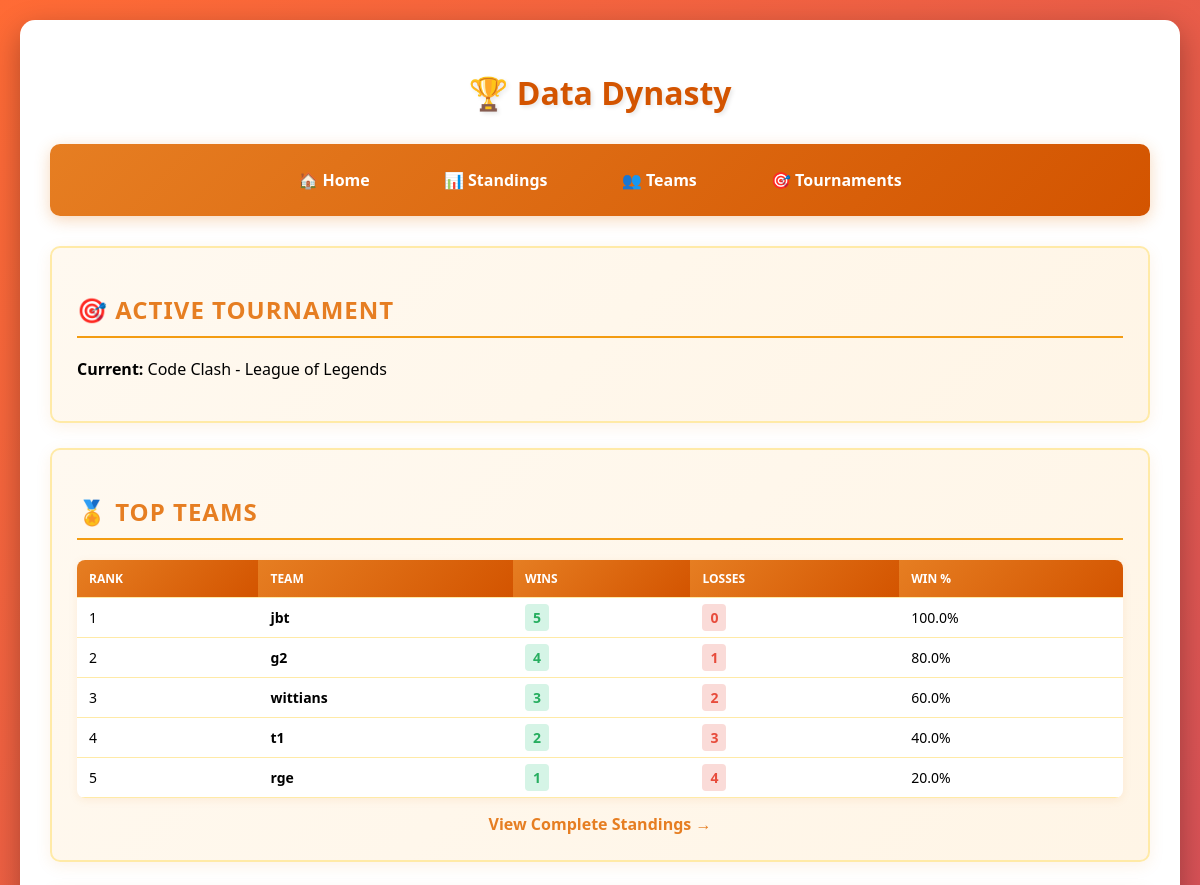
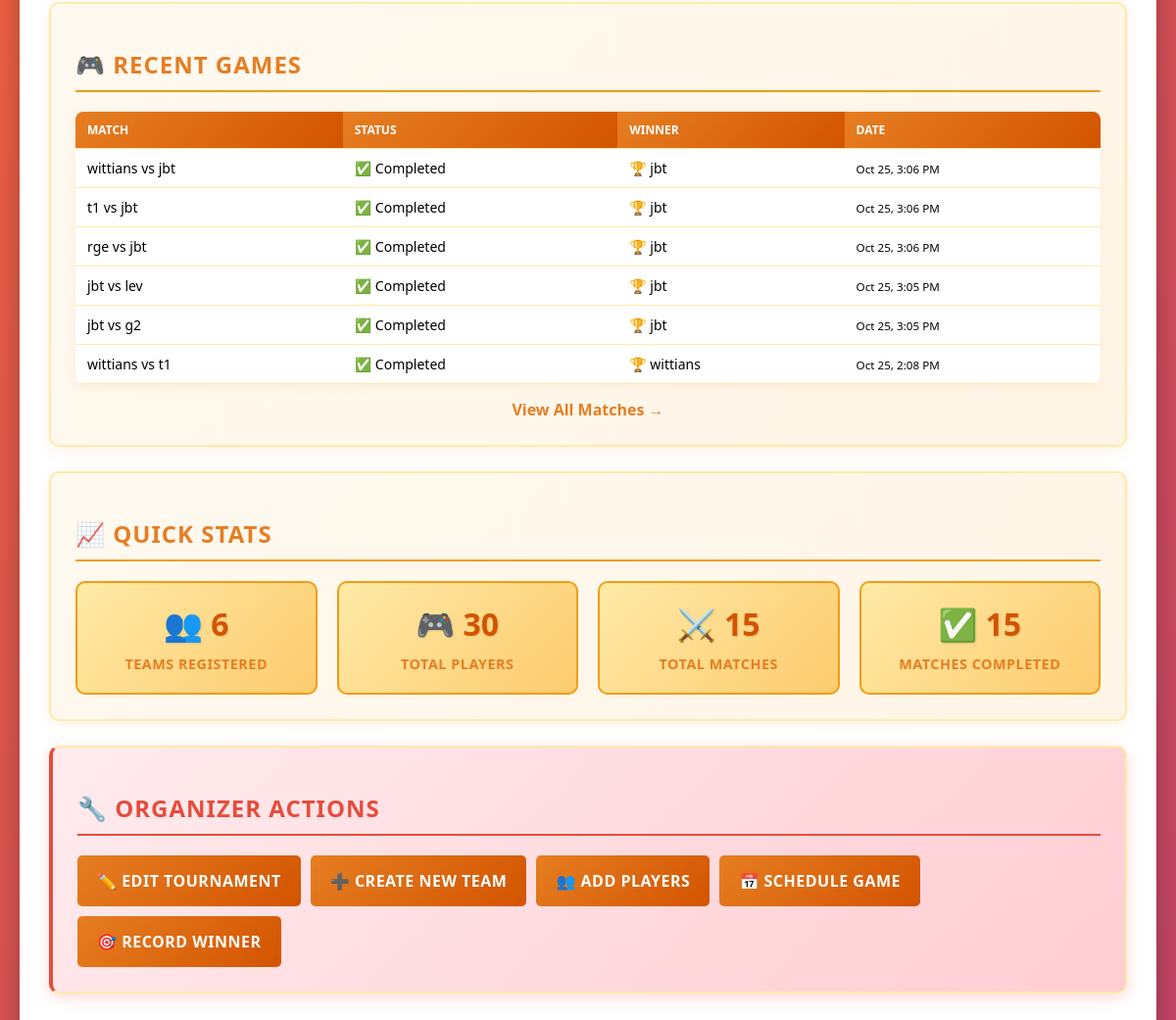
Page /home.php on the earlier database version (2 pictures, top to bottom).
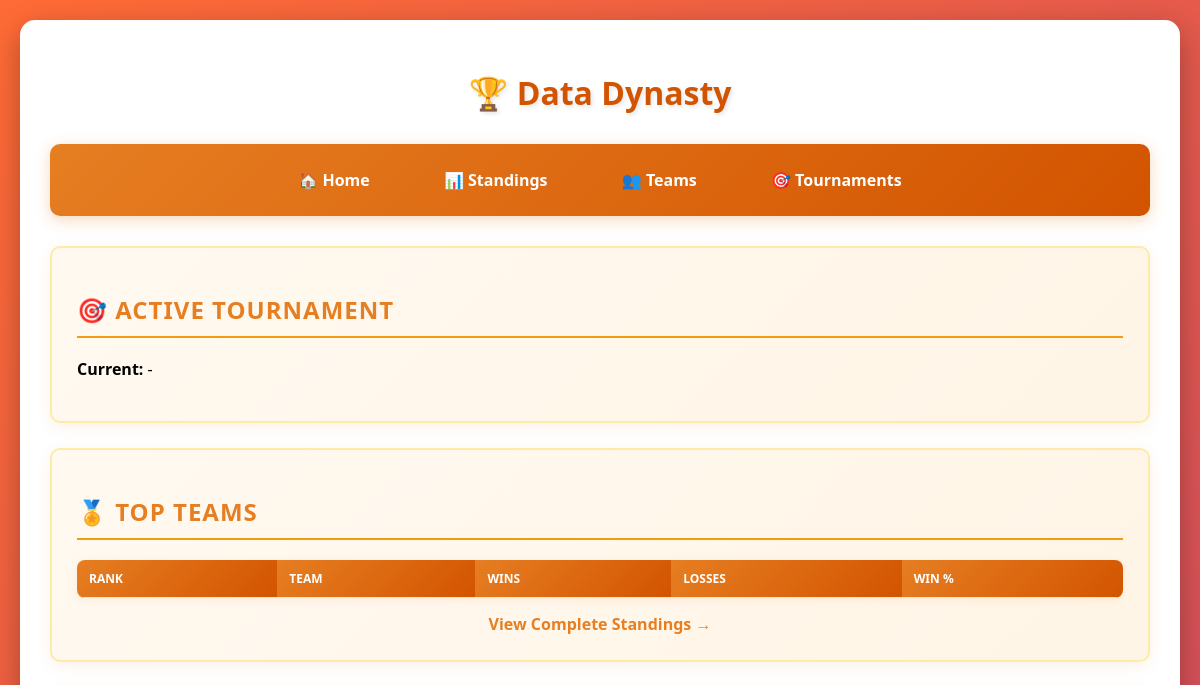
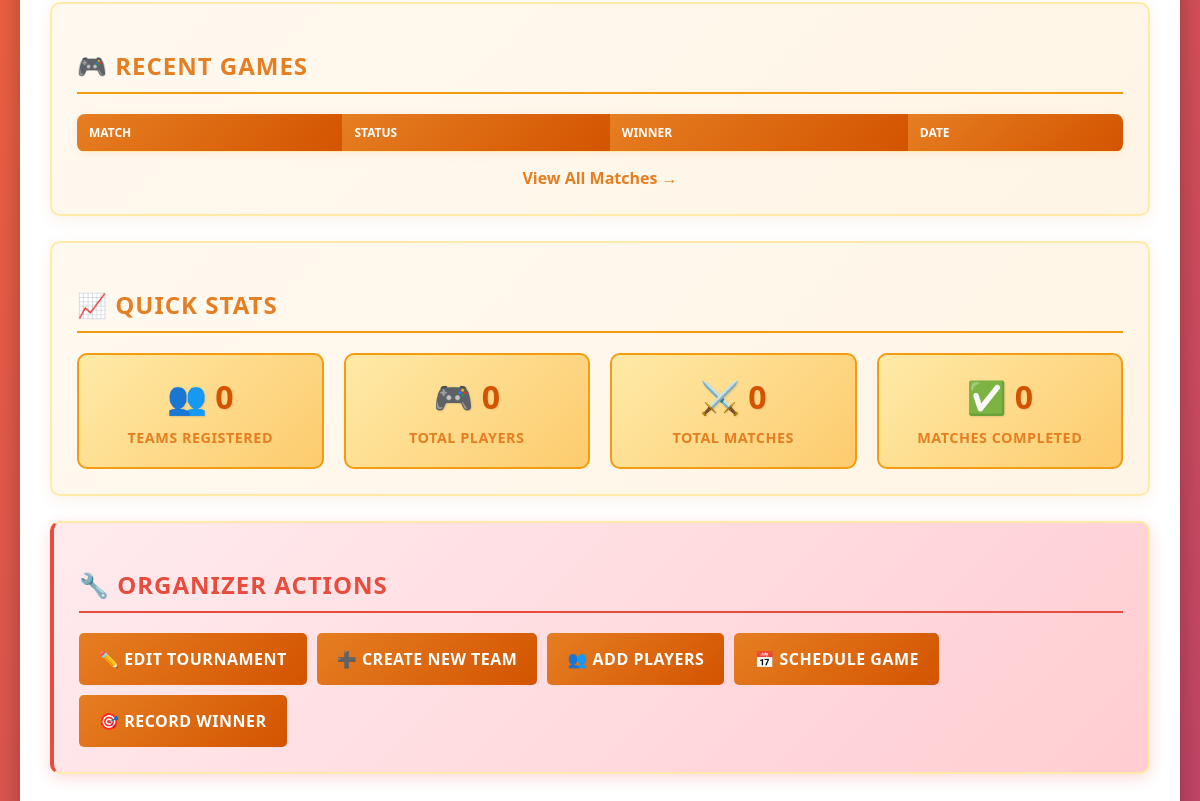
Same page on the later database version (2 pictures, top to bottom).
### tables this page shows
CREATE TABLE `tournaments` (
  `id` int NOT NULL AUTO_INCREMENT,
  `name` varchar(100) NOT NULL,
  `game_title` varchar(100) DEFAULT NULL,
  `start_date` date DEFAULT NULL,
  `end_date` date DEFAULT NULL,
  `status` enum('upcoming','active','completed') DEFAULT 'upcoming',
  `created_at` timestamp NULL DEFAULT CURRENT_TIMESTAMP,
  PRIMARY KEY (`id`)
);

CREATE TABLE `teams` (
  `id` int NOT NULL AUTO_INCREMENT,
  `name` varchar(100) NOT NULL,
  `wins` int DEFAULT '0',
  `losses` int DEFAULT '0',
  `created_at` timestamp NULL DEFAULT CURRENT_TIMESTAMP,
  PRIMARY KEY (`id`)
);

CREATE TABLE `matches` (
  `id` int NOT NULL AUTO_INCREMENT,
  `tournament_id` int DEFAULT NULL,
  `round_number` int DEFAULT '1',
  `match_number` int DEFAULT NULL,
  `team1_id` int DEFAULT NULL,
  `team2_id` int DEFAULT NULL,
  `winner_id` int DEFAULT NULL,
  `status` enum('scheduled','live','completed','cancelled') DEFAULT 'scheduled',
  `scheduled_time` datetime DEFAULT NULL,
  `created_at` timestamp NULL DEFAULT CURRENT_TIMESTAMP,
  PRIMARY KEY (`id`),
  KEY `tournament_id` (`tournament_id`),
  KEY `team1_id` (`team1_id`),
  KEY `team2_id` (`team2_id`),
  KEY `winner_id` (`winner_id`),
  CONSTRAINT `matches_ibfk_1` FOREIGN KEY (`tournament_id`) REFERENCES `tournaments` (`id`) ON DELETE CASCADE,
  CONSTRAINT `matches_ibfk_2` FOREIGN KEY (`team1_id`) REFERENCES `teams` (`id`),
  CONSTRAINT `matches_ibfk_3` FOREIGN KEY (`team2_id`) REFERENCES `teams` (`id`),
  CONSTRAINT `matches_ibfk_4` FOREIGN KEY (`winner_id`) REFERENCES `teams` (`id`)
);

### home.php (the view, shortened to what this page needs)
<?php require_once 'database.php'; ?>
<!DOCTYPE html>
<html>
<head>
    <link rel="stylesheet" href="design.css">
</head>
<body>
    <div class="container">
        <h1>🏆 Data Dynasty</h1>
        <div class="menu">
            <a href="home.php">🏠 Home</a>
            <a href="view_standings.php">📊 Standings</a>
            <a href="view_teams.php">👥 Teams</a>
            <a href="tournaments.php">🎯 Tournaments</a>
        </div>
        <div class="card">
            <h2>🎯 Active Tournament</h2>
            <?php
            $tournament = $database->query("SELECT * FROM tournaments WHERE status = 'active' LIMIT 1")->fetch();
            if (!$tournament) {
                $database->exec("INSERT INTO tournaments (name, game_title, status) VALUES ('Main Tournament', 'General Esports', 'active')");
                $tournament = $database->query("SELECT * FROM tournaments WHERE status = 'active' LIMIT 1")->fetch();
            }
            ?>
            <p><strong>Current:</strong> <?= $tournament['name'] ?> - <?= $tournament['game_title'] ?></p>
        </div>
        <div class="card">
            <h2>🏅 Top Teams</h2>
            <table>
                <tr><th>Rank</th><th>Team</th><th>Wins</th><th>Losses</th><th>Win %</th></tr>
                <?php
                $get_teams = $database->query("
                    SELECT t.*, (t.wins + t.losses) as total_games,
                           CASE WHEN (t.wins + t.losses) > 0
                                THEN ROUND((t.wins / (t.wins + t.losses)) * 100, 1)
                                ELSE 0 END as win_pct
                    FROM teams t
                    JOIN tournament_teams tt ON t.id = tt.team_id
                    JOIN tournaments tour ON tt.tournament_id = tour.id
                    WHERE tour.status = 'active'
                    ORDER BY t.wins DESC, t.losses ASC, win_pct DESC
                    LIMIT 5
                ");
                $rank = 1;
                while ($team = $get_teams->fetch()) {
                    echo "
                    <tr>
                        <td>{$rank}</td>
                        <td><strong>{$team['name']}</strong></td>
                        <td><span class='wins'>{$team['wins']}</span></td>
                        <td><span class='losses'>{$team['losses']}</span></td>
                        <td>{$team['win_pct']}%</td>
                    </tr>";
                    $rank++;
                }
                ?>
            </table>
            <div class="view-all">
                <a href="view_standings.php">View Complete Standings →</a>
            </div>
        </div>
        <div class="card">
            <h2>🎮 Recent Games</h2>
            <table>
                <tr><th>Match</th><th>Status</th><th>Winner</th><th>Date</th></tr>
                <?php
                $get_games = $database->query("
                    SELECT m.*, t1.name as team1_name, t2.name as team2_name, winner.name as winner_name
                    FROM matches m
                    JOIN teams t1 ON m.team1_id = t1.id
                    JOIN teams t2 ON m.team2_id = t2.id
                    LEFT JOIN teams winner ON m.winner_id = winner.id
                    JOIN tournaments tour ON m.tournament_id = tour.id
                    WHERE tour.status = 'active'
                    ORDER BY m.created_at DESC
                    LIMIT 6
                ");
                while ($game = $get_games->fetch()) {
                    $status = $game['winner_name'] ? "✅ Completed" : "⏰ Scheduled";
                    $winner_display = $game['winner_name'] ? "🏆 {$game['winner_name']}" : "TBD";
                    $date = date('M j, g:i A', strtotime($game['created_at']));
                    echo "
                    <tr>
                        <td>{$game['team1_name']} vs {$game['team2_name']}</td>
                        <td>{$status}</td>
                        <td>{$winner_display}</td>
                        <td><small>{$date}</small></td>
                    </tr>";
                }
                ?>
            </table>
            <div class="view-all">
                <a href="view_standings.php#all-matches">View All Matches →</a>
            </div>
        </div>
        <div class="card">
            <h2>📈 Quick Stats</h2>
            <div class="quick-stats">
                <?php
                $total_teams_result = $database->query("
                    SELECT COUNT(*) as count
                    FROM teams t
                    JOIN tournament_teams tt ON t.id = tt.team_id
                    JOIN tournaments tour ON tt.tournament_id = tour.id
                    WHERE tour.status = 'active'
                ");
                $total_teams = $total_teams_result->fetch()['count'];
                $total_players_result = $database->query("
                    SELECT COUNT(*) as count
                    FROM players p
                    JOIN teams t ON p.team_id = t.id
                    JOIN tournament_teams tt ON t.id = tt.team_id
                    JOIN tournaments tour ON tt.tournament_id = tour.id
                    WHERE tour.status = 'active'
                ");
                $total_players = $total_players_result->fetch()['count'];
                $total_matches_result = $database->query("
                    SELECT COUNT(*) as count
                    FROM matches m
                    JOIN tournaments tour ON m.tournament_id = tour.id
                    WHERE tour.status = 'active'
                ");
                $total_matches = $total_matches_result->fetch()['count'];
                $completed_matches_result = $database->query("
                    SELECT COUNT(*) as count
                    FROM matches m
                    JOIN tournaments tour ON m.tournament_id = tour.id
                    WHERE tour.status = 'active' AND m.status = 'completed'
                ");
                $completed_matches = $completed_matches_result->fetch()['count'];
                ?>
                <div class="stat-item">
                    <h3>👥 <?php echo $total_teams; ?></h3>
                    <p>Teams Registered</p>
                </div>
                <div class="stat-item">
                    <h3>🎮 <?php echo $total_players; ?></h3>
                    <p>Total Players</p>
                </div>
                <div class="stat-item">
                    <h3>⚔️ <?php echo $total_matches; ?></h3>
                    <p>Total Matches</p>
                </div>
                <div class="stat-item">
                    <h3>✅ <?php echo $completed_matches; ?></h3>
                    <p>Matches Completed</p>
                </div>
            </div>
        </div>
        <div class="card organizer-actions">
            <h2>🔧 Organizer Actions</h2>
            <div class="quick-actions">
                <a href="edit_tournament.php" class="btn-primary">✏️ Edit Tournament</a>
                <a href="create_team.php" class="btn-primary">➕ Create New Team</a>
                <a href="add_players.php" class="btn-primary">👥 Add Players</a>
                <a href="schedule_game.php" class="btn-primary">📅 Schedule Game</a>
                <a href="record_winner.php" class="btn-primary">🎯 Record Winner</a>
            </div>
        </div>
    </div>
</body>
</html>

### design.css (style rules this page uses)
body { font-family: 'Segoe UI', Tahoma, Geneva, Verdana, sans-serif; margin: 0; padding: 20px; background: linear-gradient(135deg, #ff6b35 0%, #c44569 100%); min-height: 100vh; }
.container { max-width: 1200px; margin: 0 auto; background: white; padding: 30px; border-radius: 15px; box-shadow: 0 10px 30px rgba(0,0,0,0.3); }
.menu { background: linear-gradient(135deg, #e67e22 0%, #d35400 100%); padding: 15px; border-radius: 10px; margin-bottom: 30px; text-align: center; box-shadow: 0 4px 15px rgba(230, 126, 34, 0.3); }
.menu a { color: white; text-decoration: none; margin: 0 15px; padding: 10px 20px; border-radius: 5px; transition: all 0.3s; display: inline-block; font-weight: 600; }
.card { border: 2px solid #ffeaa7; padding: 25px; margin: 25px 0; border-radius: 10px; background: linear-gradient(135deg, #fff9f0 0%, #fff5e6 100%); box-shadow: 0 4px 15px rgba(230, 126, 34, 0.1); transition: transform 0.3s; }
table { width: 100%; border-collapse: collapse; margin: 15px 0; background: white; border-radius: 8px; overflow: hidden; box-shadow: 0 2px 8px rgba(230, 126, 34, 0.1); }
th, td { padding: 15px; text-align: left; border-bottom: 1px solid #ffeaa7; }
th { background: linear-gradient(135deg, #e67e22 0%, #d35400 100%); color: white; font-weight: bold; text-transform: uppercase; font-size: 14px; }
.btn-primary { background: linear-gradient(135deg, #e67e22 0%, #d35400 100%); color: white; padding: 15px 30px; border: none; border-radius: 5px; font-size: 16px; cursor: pointer; transition: all 0.3s; font-weight: 600; text-transform: uppercase; letter-spacing: 0.5px; }
h1 { color: #d35400; text-align: center; margin-bottom: 30px; text-shadow: 2px 2px 4px rgba(0,0,0,0.1); }
h2 { color: #e67e22; border-bottom: 2px solid #f39c12; padding-bottom: 10px; text-transform: uppercase; letter-spacing: 1px; }
.quick-actions { display: flex; gap: 10px; flex-wrap: wrap; }
.quick-actions .btn-primary { padding: 15px 20px; text-decoration: none; display: inline-block; }
.view-all { text-align: center; margin-top: 15px; }
.view-all a { color: #e67e22; text-decoration: none; font-weight: bold; transition: all 0.3s; }
.organizer-actions { border-left: 4px solid #e74c3c; background: linear-gradient(135deg, #ffebee 0%, #ffcdd2 100%); box-shadow: 0 4px 15px rgba(231, 76, 60, 0.2); }
.organizer-actions h2 { color: #e74c3c; border-bottom-color: #e74c3c; }
html { scroll-behavior: smooth; }
.quick-stats { display: grid; grid-template-columns: repeat(auto-fit, minmax(150px, 1fr)); gap: 20px; margin-top: 15px; }
.stat-item { background: linear-gradient(135deg, #ffeaa7 0%, #fdcb6e 100%); padding: 20px; border-radius: 10px; text-align: center; border: 2px solid #f39c12; transition: transform 0.3s; }
.stat-item h3 { color: #d35400; font-size: 2em; margin: 0 0 10px 0; text-shadow: 1px 1px 2px rgba(0,0,0,0.1); }
.stat-item p { color: #e67e22; font-weight: 600; margin: 0; text-transform: uppercase; font-size: 0.9em; letter-spacing: 0.5px; }
.card table { font-size: 14px; }
.card table th { font-size: 12px; padding: 10px 12px; }
.wins { color: #27ae60; font-weight: bold; background: #d5f4e6; padding: 4px 8px; border-radius: 4px; }
.losses { color: #e74c3c; font-weight: bold; background: #fadbd8; padding: 4px 8px; border-radius: 4px; }
.card table td { padding: 10px 12px; }

Differences in the rows shown:
removed tournaments: name "Code Clash", game_title "League of Legends"
removed teams: name "jbt", wins "5", losses "0", win_pct "100.0"
removed teams: name "g2", wins "4", losses "1", win_pct "80.0"
removed teams: name "wittians", wins "3", losses "2", win_pct "60.0"
removed teams: name "t1", wins "2", losses "3", win_pct "40.0"
removed teams: name "rge", wins "1", losses "4", win_pct "20.0"
removed matches: teams.name "wittians", teams.name "jbt", teams.name "✅ Completed", teams.name "🏆 jbt", created_at "Oct 25, 3:06 PM"
removed matches: teams.name "t1", teams.name "jbt", teams.name "✅ Completed", teams.name "🏆 jbt", created_at "Oct 25, 3:06 PM"
removed matches: teams.name "rge", teams.name "jbt", teams.name "✅ Completed", teams.name "🏆 jbt", created_at "Oct 25, 3:06 PM"
removed matches: teams.name "jbt", teams.name "lev", teams.name "✅ Completed", teams.name "🏆 jbt", created_at "Oct 25, 3:05 PM"
removed matches: teams.name "jbt", teams.name "g2", teams.name "✅ Completed", teams.name "🏆 jbt", created_at "Oct 25, 3:05 PM"
removed matches: teams.name "wittians", teams.name "t1", teams.name "✅ Completed", teams.name "🏆 wittians", created_at "Oct 25, 2:08 PM"
Other differences:
$total_teams: "6" → "0"
$total_players: "30" → "0"
$total_matches: "15" → "0"
$completed_matches: "15" → "0"
